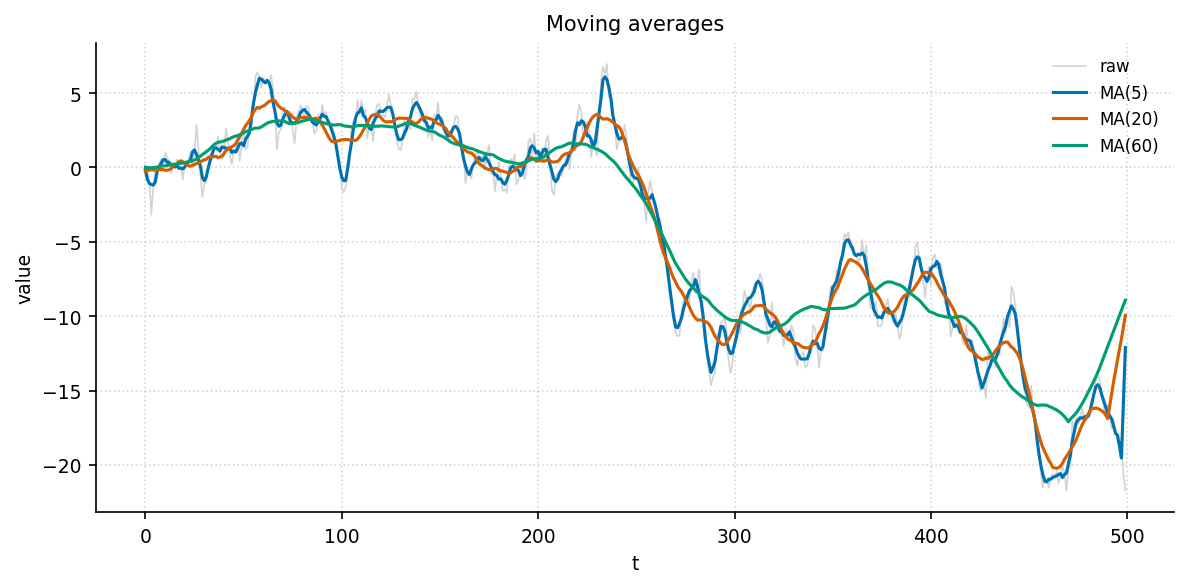

The Python source for this figure:
"""moving_average: 原始 + 多窗口移动平均."""
import sys, os; sys.path.insert(0, os.path.join(os.path.dirname(os.path.abspath(__file__)), '..', '..', '_utils', 'python'))
import numpy as np
import matplotlib.pyplot as plt
from theme import apply_theme
from palette import cycle

def make_figure(t=None, y=None, windows=(5, 20, 60), title='Moving averages'):
    apply_theme(fig_size=(8, 4))
    if t is None:
        rng = np.random.default_rng(2)
        t = np.arange(500); y = np.cumsum(rng.standard_normal(500)) + 0.01*t
    fig, ax = plt.subplots()
    ax.plot(t, y, color='lightgray', linewidth=0.8, label='raw')
    for i, w in enumerate(windows):
        ma = np.convolve(y, np.ones(w)/w, mode='same')
        ax.plot(t, ma, color=cycle(i), linewidth=1.5, label=f'MA({w})')
    ax.set_xlabel('t'); ax.set_ylabel('value'); ax.set_title(title)
    ax.legend(); ax.grid(True, linestyle=':', alpha=0.5)
    fig.tight_layout()
    return fig

if __name__ == '__main__':
    fig = make_figure()
    fig.savefig(__file__.replace('.py', '.png'), dpi=150)
